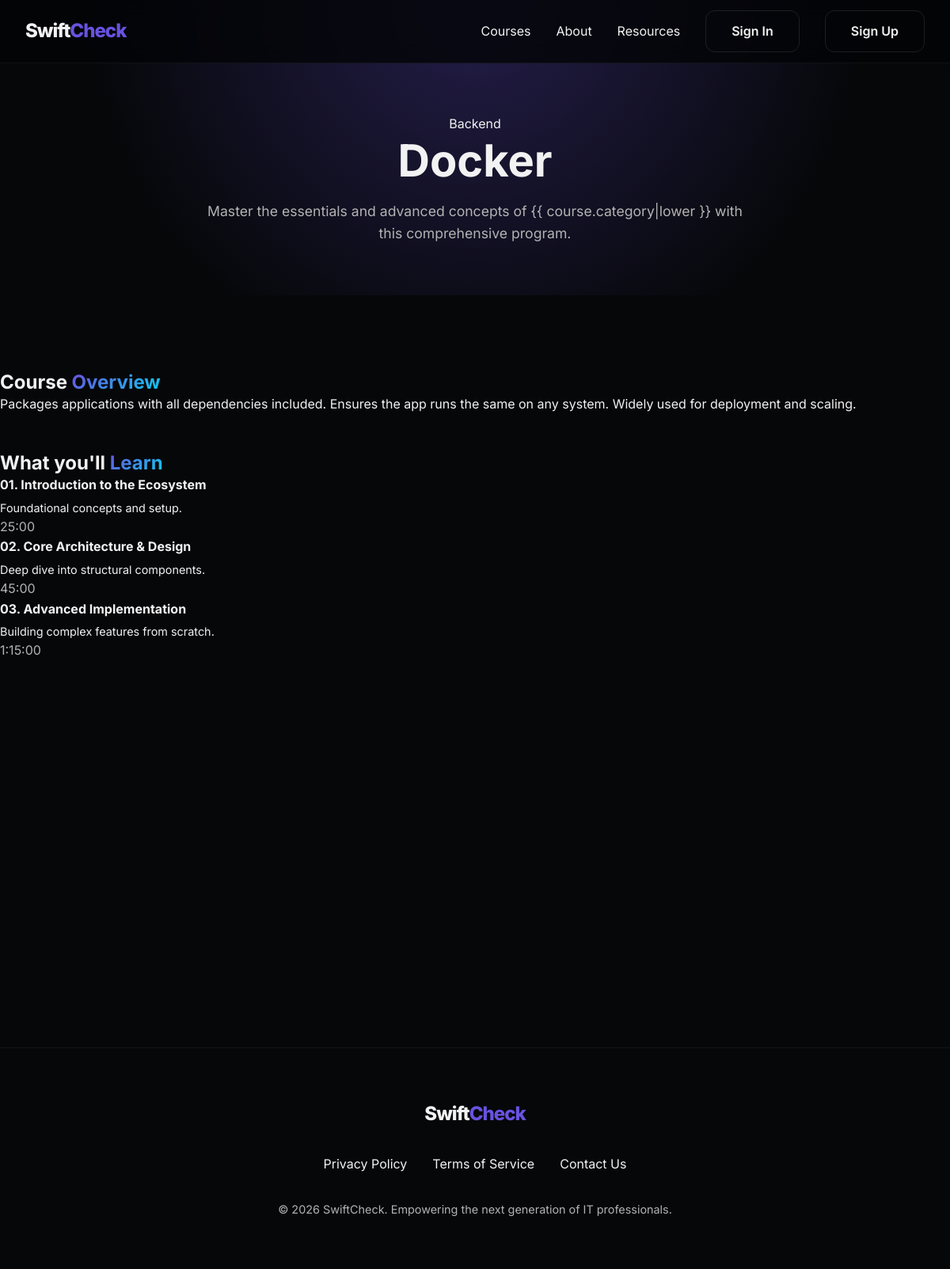
/courses/12/, run on the app's committed database.
### main/models.py (models this page shows)
class Course(models.Model):
    name = models.CharField(max_length=100)
    description = models.TextField()
    price = models.DecimalField(max_digits=10, decimal_places=2)
    teacher = models.ForeignKey(User, on_delete=models.CASCADE)
    category = models.CharField(max_length=20, choices=CourseChoices.choices)

### main/views.py (the view)
# urls.py: path('courses/<int:id>/', views.course_detail, name='course_detail'),
def course_detail(request, id):
    course = Course.objects.get(id=id)
    context = {
        'course': course,
    }
    return render(request, 'main/course_detail.html', context)

### main/templates/main/course_detail.html (shortened to what this page needs)
{% extends 'main/base.html' %}
{% load static %}
    {% block content %}
    <header class="course-hero">
      <div class="container">
        <span class="badge animate">{{ course.category|title }}</span>
        <h1 class="animate" style="animation-delay: 0.1s">{{ course.name }}</h1>
        <p class="animate" style="animation-delay: 0.2s">
          Master the essentials and advanced concepts of {{
          course.category|lower }} with this comprehensive program.
        </p>
      </div>
    </header>
    <main class="container section-padding">
      <div class="course-detail-layout">
        <div class="course-info animate" style="animation-delay: 0.3s">
          <h2>Course <span class="gradient-text">Overview</span></h2>
          <p>{{ course.description }}</p>
          <h2 style="margin-top: 3rem">
            What you'll <span class="gradient-text">Learn</span>
          </h2>
          <div class="curriculum">
            <div class="curriculum-item">
              <div>
                <strong>01. Introduction to the Ecosystem</strong>
                <p
                  style="
                    font-size: 0.9rem;
                    margin-top: 0.25rem;
                    margin-bottom: 0;
                  "
                >
                  Foundational concepts and setup.
                </p>
              </div>
              <span>25:00</span>
            </div>
            <div class="curriculum-item">
              <div>
                <strong>02. Core Architecture & Design</strong>
                <p
                  style="
                    font-size: 0.9rem;
                    margin-top: 0.25rem;
                    margin-bottom: 0;
                  "
                >
                  Deep dive into structural components.
                </p>
              </div>
              <span>45:00</span>
            </div>
            <div class="curriculum-item">
              <div>
                <strong>03. Advanced Implementation</strong>
                <p
                  style="
                    font-size: 0.9rem;
                    margin-top: 0.25rem;
                    margin-bottom: 0;
                  "
                >
                  Building complex features from scratch.
                </p>
              </div>
              <span>1:15:00</span>
            </div>
          </div>
        </div>
      </div>
    </main>
   {% endblock %}

### public/css/styles.css (style rules this page uses)
:root { --primary-h: 250; --primary-s: 70%; --primary-l: 60%; --accent-h: 190; --accent-s: 90%; --accent-l: 50%; --bg-h: 220; --bg-s: 20%; --bg-l: 3%; --card-bg-h: 220; --card-bg-s: 20%; --card-bg-l: 7%; --primary: hsl(var(--primary-h), var(--primary-s), var(--primary-l)); --primary-glow: hsla(var(--primary-h), var(--primary-s), var(--primary-l), 0.3); --accent: hsl(var(--accent-h), var(--accent-s), var(--accent-l)); --bg: hsl(var(--bg-h), var(--bg-s), var(--bg-l)); --card-bg: hsl(var(--card-bg-h), var(--card-bg-s), var(--card-bg-l)); --text: hsl(0, 0%, 95%); --text-muted: hsl(0, 0%, 70%); --white: #ffffff; --container-max-width: 1200px; --nav-height: 80px; --radius: 12px; --transition: all 0.3s cubic-bezier(0.4, 0, 0.2, 1); }
* { margin: 0; padding: 0; box-sizing: border-box; }
html { scroll-behavior: smooth; }
body { font-family: 'Inter', -apple-system, BlinkMacSystemFont, "Segoe UI", Roboto, Helvetica, Arial, sans-serif; background-color: var(--bg); color: var(--text); line-height: 1.6; overflow-x: hidden; }
h1, h2, h3, h4 { font-weight: 700; line-height: 1.2; }
.gradient-text { background: linear-gradient(135deg, var(--primary), var(--accent)); -webkit-background-clip: text; background-clip: text; -webkit-text-fill-color: transparent; }
.container { max-width: var(--container-max-width); margin: 0 auto; padding: 0 2rem; }
.section-padding { padding: 6rem 0; }
.animate { opacity: 0; transform: translateY(20px); }
.animate.visible { animation: fadeInUp 0.8s ease forwards; }
.course-hero { padding: calc(var(--nav-height) + 4rem) 0 4rem; text-align: center; background: radial-gradient(circle at top, var(--primary-glow) 0%, transparent 70%); }
.course-hero h1 { font-size: 3.5rem; margin-bottom: 1rem; }
.course-hero p { font-size: 1.1rem; color: var(--text-muted); max-width: 700px; margin: 0 auto; }
.curriculum-item span { color: var(--text-muted); }

### data on the page
Course: category "Backend", name "Docker", description "Packages applications with all dependencies included. Ensures the app runs the same on any system. Widely used for deployment and scaling."
